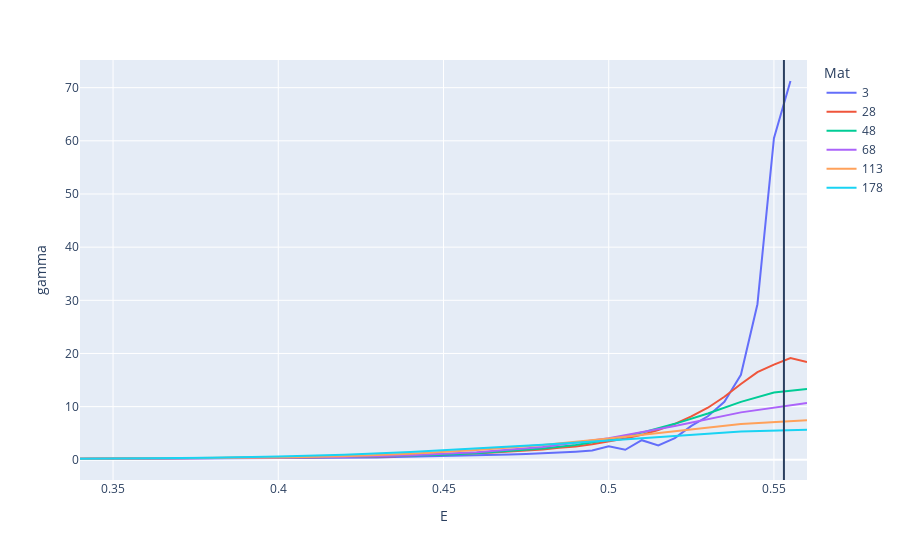

The notebook cell saved with this chart:
### Code cell
chosen_data = all_data[(all_data['date'] == '2010-04-14')]

fig = px.line(chosen_data, y='gamma', x='E', color='Mat')
fig.add_vline(x=chosen_data['S'].values[0])
fig.show()

### Figure 1 — Plotly figure (JSON) as saved in the notebook; plotly's stock layout.template omitted (floating-point values rounded to 4 significant figures)
{"data": [{"hovertemplate": "Mat=3<br>E=%{x}<br>gamma=%{y}<extra></extra>", "legendgroup": "3", "line": {"color": "#636efa", "dash": "solid"}, "marker": {"symbol": "circle"}, "mode": "lines", "name": "3", "orientation": "v", "showlegend": true, "type": "scatter", "x": [0.34, 0.35, 0.355, 0.36, 0.365, 0.37, 0.375, 0.38, 0.385, 0.39, 0.395, 0.4, 0.405, 0.41, 0.415, 0.42, 0.425, 0.43, 0.435, 0.44, 0.445, 0.45, 0.455, 0.46, 0.465, 0.47, 0.475, 0.48, 0.485, 0.49, 0.495, 0.5, 0.505, 0.51, 0.515, 0.52, 0.525, 0.53, 0.535, 0.54, 0.545, 0.55, 0.555], "xaxis": "x", "y": [0.1502, 0.1664, 0.1754, 0.185, 0.1953, 0.2064, 0.2183, 0.2312, 0.245, 0.26, 0.2763, 0.294, 0.3133, 0.3343, 0.3574, 0.3828, 0.4108, 0.4418, 0.531, 0.5734, 0.621, 0.6744, 0.7349, 0.8038, 0.8825, 0.9734, 1.081, 1.204, 1.351, 1.526, 1.74, 2.533, 1.884, 3.688, 2.708, 4.092, 6.369, 8.181, 10.92, 15.99, 29.27, 60.5, 71.25], "yaxis": "y"}, {"hovertemplate": "Mat=28<br>E=%{x}<br>gamma=%{y}<extra></extra>", "legendgroup": "28", "line": {"color": "#EF553B", "dash": "solid"}, "marker": {"symbol": "circle"}, "mode": "lines", "name": "28", "orientation": "v", "showlegend": true, "type": "scatter", "x": [0.34, 0.35, 0.36, 0.37, 0.375, 0.38, 0.385, 0.39, 0.395, 0.4, 0.405, 0.41, 0.415, 0.42, 0.425, 0.43, 0.435, 0.44, 0.445, 0.45, 0.455, 0.46, 0.465, 0.47, 0.475, 0.48, 0.485, 0.49, 0.495, 0.5, 0.505, 0.51, 0.515, 0.52, 0.525, 0.53, 0.535, 0.54, 0.545, 0.55, 0.555, 0.56], "xaxis": "x", "y": [0.1983, 0.219, 0.2425, 0.2694, 0.2843, 0.3004, 0.3177, 0.3365, 0.3567, 0.3787, 0.4026, 0.4287, 0.519, 0.5548, 0.5935, 0.6362, 0.6835, 0.872, 0.9404, 1.05, 1.138, 1.238, 1.39, 1.563, 1.719, 1.944, 2.285, 2.51, 2.915, 3.39, 3.995, 4.685, 5.598, 6.753, 8.165, 9.794, 11.86, 14.25, 16.48, 17.9, 19.15, 18.4], "yaxis": "y"}, {"hovertemplate": "Mat=48<br>E=%{x}<br>gamma=%{y}<extra></extra>", "legendgroup": "48", "line": {"color": "#00cc96", "dash": "solid"}, "marker": {"symbol": "circle"}, "mode": "lines", "name": "48", "orientation": "v", "showlegend": true, "type": "scatter", "x": [0.34, 0.35, 0.36, 0.37, 0.38, 0.39, 0.4, 0.41, 0.42, 0.43, 0.44, 0.45, 0.46, 0.47, 0.48, 0.49, 0.5, 0.51, 0.52, 0.53, 0.54, 0.55, 0.56], "xaxis": "x", "y": [0.2136, 0.2354, 0.2602, 0.2885, 0.3212, 0.359, 0.4033, 0.4555, 0.5179, 0.6635, 0.7662, 0.9731, 1.228, 1.623, 2.113, 2.804, 3.788, 5.116, 6.765, 8.705, 10.89, 12.64, 13.3], "yaxis": "y"}, {"hovertemplate": "Mat=68<br>E=%{x}<br>gamma=%{y}<extra></extra>", "legendgroup": "68", "line": {"color": "#ab63fa", "dash": "solid"}, "marker": {"symbol": "circle"}, "mode": "lines", "name": "68", "orientation": "v", "showlegend": true, "type": "scatter", "x": [0.34, 0.36, 0.38, 0.4, 0.42, 0.44, 0.46, 0.48, 0.5, 0.52, 0.54, 0.56], "xaxis": "x", "y": [0.2006, 0.2433, 0.2989, 0.3737, 0.5452, 0.8593, 1.435, 2.414, 4.054, 6.361, 8.922, 10.7], "yaxis": "y"}, {"hovertemplate": "Mat=113<br>E=%{x}<br>gamma=%{y}<extra></extra>", "legendgroup": "113", "line": {"color": "#FFA15A", "dash": "solid"}, "marker": {"symbol": "circle"}, "mode": "lines", "name": "113", "orientation": "v", "showlegend": true, "type": "scatter", "x": [0.34, 0.36, 0.38, 0.4, 0.42, 0.44, 0.46, 0.48, 0.5, 0.52, 0.54, 0.56], "xaxis": "x", "y": [0.1994, 0.2396, 0.2916, 0.4149, 0.6842, 1.148, 1.835, 2.797, 4.008, 5.398, 6.712, 7.417], "yaxis": "y"}, {"hovertemplate": "Mat=178<br>E=%{x}<br>gamma=%{y}<extra></extra>", "legendgroup": "178", "line": {"color": "#19d3f3", "dash": "solid"}, "marker": {"symbol": "circle"}, "mode": "lines", "name": "178", "orientation": "v", "showlegend": true, "type": "scatter", "x": [0.34, 0.36, 0.38, 0.4, 0.42, 0.44, 0.46, 0.48, 0.5, 0.52, 0.54, 0.56], "xaxis": "x", "y": [0.2135, 0.2541, 0.3814, 0.6051, 0.9513, 1.464, 2.092, 2.827, 3.637, 4.458, 5.306, 5.662], "yaxis": "y"}], "layout": {"legend": {"title": {"text": "Mat"}, "tracegroupgap": 0}, "margin": {"t": 60}, "shapes": [{"type": "line", "x0": 0.553, "x1": 0.553, "xref": "x", "y0": 0, "y1": 1, "yref": "y domain"}], "xaxis": {"anchor": "y", "domain": [0, 1], "title": {"text": "E"}}, "yaxis": {"anchor": "x", "domain": [0, 1], "title": {"text": "gamma"}}}}
